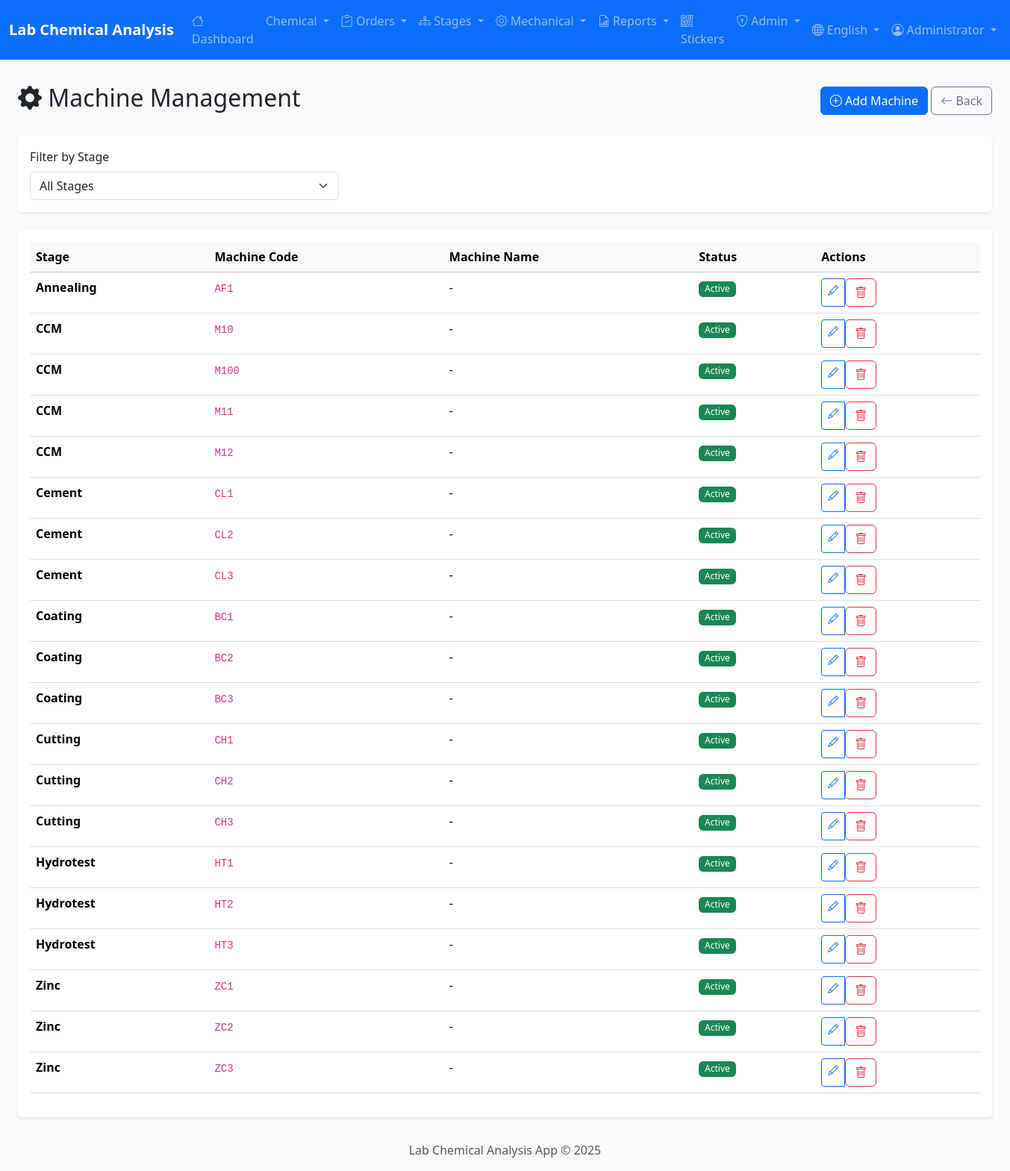
The app's page /admin/machines (signed in) with its own data.
### app/models/user.py (models this page shows, shortened)
class User(UserMixin, db.Model):
    __tablename__ = 'users'
    id = db.Column(db.Integer, primary_key=True)
    username = db.Column(db.String(50), unique=True, nullable=False, index=True)
    password_hash = db.Column(db.String(255), nullable=False)
    full_name = db.Column(db.String(100))
    full_name_ar = db.Column(db.String(100))  # Arabic name
    email = db.Column(db.String(120), unique=True)
    role = db.Column(db.String(20), nullable=False, default='viewer')
    department = db.Column(db.String(50))  # Lab, Production, QC
    is_active = db.Column(db.Boolean, default=True)
    last_login = db.Column(db.DateTime)
    created_at = db.Column(db.DateTime, default=datetime.utcnow)
    updated_at = db.Column(db.DateTime, default=datetime.utcnow, onupdate=datetime.utcnow)
    ROLE_ADMIN = 'admin'
    ROLE_SUPERVISOR = 'supervisor'
    ROLE_OPERATOR = 'operator'
    ROLE_VIEWER = 'viewer'
    ROLES = [ROLE_ADMIN, ROLE_SUPERVISOR, ROLE_OPERATOR, ROLE_VIEWER]
    DEPT_LAB = 'Lab'
    DEPT_PRODUCTION = 'Production'
    DEPT_QC = 'QC'
    DEPT_ADMIN = 'Admin'
    DEPARTMENTS = [DEPT_LAB, DEPT_PRODUCTION, DEPT_QC, DEPT_ADMIN]
    @property
    def is_admin(self):
        return self.role == self.ROLE_ADMIN

### app/models/chemical.py (models this page shows, shortened)
class Machine(db.Model):
    __tablename__ = 'machines'
    id = db.Column(db.Integer, primary_key=True)
    machine_code = db.Column(db.String(20), unique=True, nullable=False)
    machine_name = db.Column(db.String(100))
    stage = db.Column(db.String(50))  # CCM, Annealing, Zinc, etc.
    is_active = db.Column(db.Boolean, default=True)
    pipes = db.relationship('Pipe', back_populates='machine', lazy='dynamic')

### app/routes/admin.py (the view)
@admin_bp.route('/machines')
@login_required
@admin_required
def machines():
    stage_filter = request.args.get('stage', '')
    query = Machine.query
    if stage_filter:
        query = query.filter_by(stage=stage_filter)
    machines_list = query.order_by(
        Machine.stage,
        Machine.machine_code
    ).all()
    stages = db.session.query(Machine.stage).distinct().order_by(Machine.stage).all()
    stages = [s[0] for s in stages if s[0]]
    return render_template('admin/machines.html',
                          machines=machines_list,
                          stages=stages,
                          selected_stage=stage_filter)

### app/__init__.py (called while the page is built)
def get_locale():
    locale = request.cookies.get('locale')
    if locale in ['ar', 'en']:
        return locale
    return request.accept_languages.best_match(['ar', 'en']) or 'en'

### app/routes/admin.py (called while the page is built)
def admin_required(f):
    @wraps(f)
    def decorated_function(*args, **kwargs):
        if not current_user.is_authenticated or not current_user.is_admin:
            flash('Access denied. Admin privileges required.', 'error')
            return redirect(url_for('main.index'))
        return f(*args, **kwargs)
    return decorated_function

### app/templates/admin/machines.html (shortened to what this page needs)
{% extends 'base.html' %}
{% block content %}
<div class="container-fluid">
    <div class="d-flex justify-content-between align-items-center mb-4">
        <h2>
            <i class="bi bi-gear-fill"></i>
            {{ 'إدارة الماكينات' if session.get('lang') == 'ar' else 'Machine Management' }}
        </h2>
        <div>
            <a href="{{ url_for('admin.add_machine') }}" class="btn btn-primary">
                <i class="bi bi-plus-circle"></i>
                {{ 'إضافة ماكينة' if session.get('lang') == 'ar' else 'Add Machine' }}
            </a>
            <a href="{{ url_for('admin.settings') }}" class="btn btn-outline-secondary">
                <i class="bi bi-arrow-left"></i>
                {{ 'رجوع' if session.get('lang') == 'ar' else 'Back' }}
            </a>
        </div>
    </div>
    <div class="card border-0 shadow-sm mb-4">
        <div class="card-body">
            <form method="GET" class="row g-3">
                <div class="col-md-4">
                    <label class="form-label">{{ 'تصفية حسب المرحلة' if session.get('lang') == 'ar' else 'Filter by Stage' }}</label>
                    <select name="stage" class="form-select" onchange="this.form.submit()">
                        <option value="">{{ 'جميع المراحل' if session.get('lang') == 'ar' else 'All Stages' }}</option>
                    </select>
                </div>
            </form>
        </div>
    </div>
    <div class="card border-0 shadow-sm">
        <div class="card-body">
            <div class="table-responsive">
                <table class="table table-hover">
                    <thead class="table-light">
                        <tr>
                            <th>{{ 'المرحلة' if session.get('lang') == 'ar' else 'Stage' }}</th>
                            <th>{{ 'رمز الماكينة' if session.get('lang') == 'ar' else 'Machine Code' }}</th>
                            <th>{{ 'اسم الماكينة' if session.get('lang') == 'ar' else 'Machine Name' }}</th>
                            <th>{{ 'الحالة' if session.get('lang') == 'ar' else 'Status' }}</th>
                            <th>{{ 'إجراءات' if session.get('lang') == 'ar' else 'Actions' }}</th>
                        </tr>
                    </thead>
                    <tbody>
                        {% for machine in machines %}
                        <tr>
                            <td><strong>{{ machine.stage or '-' }}</strong></td>
                            <td><code>{{ machine.machine_code }}</code></td>
                            <td>{{ machine.machine_name or '-' }}</td>
                            <td>
                                {% if machine.is_active %}
                                <span class="badge bg-success">{{ 'نشط' if session.get('lang') == 'ar' else 'Active' }}</span>
                                {% else %}
                                <span class="badge bg-secondary">{{ 'غير نشط' if session.get('lang') == 'ar' else 'Inactive' }}</span>
                                {% endif %}
                            </td>
                            <td>
                                <div class="btn-group btn-group-sm">
                                    <a href="{{ url_for('admin.edit_machine', id=machine.id) }}" class="btn btn-outline-primary">
                                        <i class="bi bi-pencil"></i>
                                    </a>
                                    <form method="POST" action="{{ url_for('admin.delete_machine', id=machine.id) }}"
                                          onsubmit="return confirm('{{ 'هل أنت متأكد من الحذف؟' if session.get('lang') == 'ar' else 'Are you sure you want to delete?' }}');" style="display: inline;">
                                        <button type="submit" class="btn btn-outline-danger">
                                            <i class="bi bi-trash"></i>
                                        </button>
                                    </form>
                                </div>
                            </td>
                        </tr>
                        {% endfor %}
                    </tbody>
                </table>
            </div>
        </div>
    </div>
</div>
{% endblock %}

### app/templates/base.html (shortened to what this page needs)
<!DOCTYPE html>
<html lang="{{ current_locale }}" dir="{{ 'rtl' if current_locale == 'ar' else 'ltr' }}">
<head>
    {% if current_locale == 'ar' %}
    <link href="https://cdn.jsdelivr.net/npm/bootstrap@5.3.2/dist/css/bootstrap.rtl.min.css" rel="stylesheet">
    {% else %}
    <link href="https://cdn.jsdelivr.net/npm/bootstrap@5.3.2/dist/css/bootstrap.min.css" rel="stylesheet">
    {% endif %}
    <link rel="stylesheet" href="https://cdn.jsdelivr.net/npm/bootstrap-icons@1.11.2/font/bootstrap-icons.min.css">
    <link rel="stylesheet" href="{{ url_for('static', filename='css/style.css') }}">
</head>
<body>
    <nav class="navbar navbar-expand-lg navbar-dark bg-primary sticky-top">
        <div class="container-fluid">
            <a class="navbar-brand" href="{{ url_for('main.index') }}">
                {% if current_locale == 'ar' %}
                مختبر التحليل الكيميائي
                {% else %}
                Lab Chemical Analysis
                {% endif %}
            </a>
            <div class="collapse navbar-collapse" id="navbarNav">
                {% if current_user.is_authenticated %}
                <ul class="navbar-nav me-auto">
                    <li class="nav-item">
                        <a class="nav-link" href="{{ url_for('main.index') }}">
                            <i class="bi bi-house"></i>
                            {{ 'الرئيسية' if current_locale == 'ar' else 'Dashboard' }}
                        </a>
                    </li>
                    <li class="nav-item dropdown">
                        <a class="nav-link dropdown-toggle" href="#" data-bs-toggle="dropdown">
                            {{ 'التحليل الكيميائي' if current_locale == 'ar' else 'Chemical' }}
                        </a>
                    </li>
                    <li class="nav-item dropdown">
                        <a class="nav-link dropdown-toggle" href="#" data-bs-toggle="dropdown">
                            <i class="bi bi-clipboard-check"></i>
                            {{ 'أوامر الإنتاج' if current_locale == 'ar' else 'Orders' }}
                        </a>
                    </li>
                    <li class="nav-item dropdown">
                        <a class="nav-link dropdown-toggle" href="#" data-bs-toggle="dropdown">
                            <i class="bi bi-diagram-3"></i>
                            {{ 'مراحل الإنتاج' if current_locale == 'ar' else 'Stages' }}
                        </a>
                    </li>
                    <li class="nav-item dropdown">
                        <a class="nav-link dropdown-toggle" href="#" data-bs-toggle="dropdown">
                            <i class="bi bi-gear"></i>
                            {{ 'الاختبارات الميكانيكية' if current_locale == 'ar' else 'Mechanical' }}
                        </a>
                    </li>
                    <li class="nav-item dropdown">
                        <a class="nav-link dropdown-toggle" href="#" data-bs-toggle="dropdown">
                            <i class="bi bi-file-earmark-bar-graph"></i>
                            {{ 'التقارير' if current_locale == 'ar' else 'Reports' }}
                        </a>
                    </li>
                    <li class="nav-item">
                        <a class="nav-link" href="{{ url_for('stickers.index') }}">
                            <i class="bi bi-qr-code"></i>
                            {{ 'الملصقات' if current_locale == 'ar' else 'Stickers' }}
                        </a>
                    </li>
                    {% if current_user.is_admin %}
                    <li class="nav-item dropdown">
                        <a class="nav-link dropdown-toggle" href="#" data-bs-toggle="dropdown">
                            <i class="bi bi-shield-lock"></i>
                            {{ 'الإدارة' if current_locale == 'ar' else 'Admin' }}
                        </a>
                    </li>
                    {% endif %}
                </ul>
                <ul class="navbar-nav">
                    <li class="nav-item dropdown">
                        <a class="nav-link dropdown-toggle" href="#" data-bs-toggle="dropdown">
                            <i class="bi bi-globe"></i>
                            {{ 'العربية' if current_locale == 'ar' else 'English' }}
                        </a>
                    </li>
                    <li class="nav-item dropdown">
                        <a class="nav-link dropdown-toggle" href="#" data-bs-toggle="dropdown">
                            <i class="bi bi-person-circle"></i>
                            {{ current_user.full_name or current_user.username }}
                        </a>
                    </li>
                </ul>
                {% endif %}
            </div>
        </div>
    </nav>
    <main class="container-fluid py-3">
        {% block content %}{% endblock %}
    </main>
    <footer class="footer mt-auto py-3 bg-light">
        <div class="container text-center">
            <span class="text-muted">
                {{ 'مختبر التحليل الكيميائي' if current_locale == 'ar' else 'Lab Chemical Analysis App' }}
                &copy; 2025
            </span>
        </div>
    </footer>
</body>
</html>

### app/static/css/style.css (style rules this page uses)
body { background-color: #f8f9fa; min-height: 100vh; display: flex; flex-direction: column; }
main { flex: 1; }
.card { transition: box-shadow 0.2s ease-in-out; }
.table th { white-space: nowrap; }
.table-hover tbody tr { cursor: pointer; }
.badge { font-weight: 500; }
.navbar-brand { font-weight: 600; }
.table-responsive { border-radius: 0.375rem; }
footer { margin-top: auto; }

### records on screen
User: full_name "Administrator"
Machine: stage "Annealing", machine_code "AF1", machine_name "-", value "Active"
Machine: stage "CCM", machine_code "M10", machine_name "-", value "Active"
Machine: stage "CCM", machine_code "M100", machine_name "-", value "Active"
Machine: stage "CCM", machine_code "M11", machine_name "-", value "Active"
Machine: stage "CCM", machine_code "M12", machine_name "-", value "Active"
Machine: stage "Cement", machine_code "CL1", machine_name "-", value "Active"
Machine: stage "Cement", machine_code "CL2", machine_name "-", value "Active"
Machine: stage "Cement", machine_code "CL3", machine_name "-", value "Active"
Machine: stage "Coating", machine_code "BC1", machine_name "-", value "Active"
Machine: stage "Coating", machine_code "BC2", machine_name "-", value "Active"
Machine: stage "Coating", machine_code "BC3", machine_name "-", value "Active"
Machine: stage "Cutting", machine_code "CH1", machine_name "-", value "Active"
Machine: stage "Cutting", machine_code "CH2", machine_name "-", value "Active"
Machine: stage "Cutting", machine_code "CH3", machine_name "-", value "Active"
Machine: stage "Hydrotest", machine_code "HT1", machine_name "-", value "Active"
Machine: stage "Hydrotest", machine_code "HT2", machine_name "-", value "Active"
Machine: stage "Hydrotest", machine_code "HT3", machine_name "-", value "Active"
Machine: stage "Zinc", machine_code "ZC1", machine_name "-", value "Active"
Machine: stage "Zinc", machine_code "ZC2", machine_name "-", value "Active"
Machine: stage "Zinc", machine_code "ZC3", machine_name "-", value "Active"

### other values on screen
{{ 'الرئيسية' if current_locale == 'ar' else 'Dashboard' }} "Dashboard"
{{ 'التحليل الكيميائي' if current_locale == 'ar' else 'Chemical' }} "Chemical"
{{ 'أوامر الإنتاج' if current_locale == 'ar' else 'Orders' }} "Orders"
{{ 'مراحل الإنتاج' if current_locale == 'ar' else 'Stages' }} "Stages"
{{ 'الاختبارات الميكانيكية' if current_locale == 'ar' else 'Mechanical' }} "Mechanical"
{{ 'التقارير' if current_locale == 'ar' else 'Reports' }} "Reports"
{{ 'الملصقات' if current_locale == 'ar' else 'Stickers' }} "Stickers"
{{ 'الإدارة' if current_locale == 'ar' else 'Admin' }} "Admin"
{{ 'العربية' if current_locale == 'ar' else 'English' }} "English"
{{ 'إضافة ماكينة' if session.get('lang') == 'ar' else 'Add Machine' }} "Add Machine"
{{ 'رجوع' if session.get('lang') == 'ar' else 'Back' }} "Back"
{{ 'المرحلة' if session.get('lang') == 'ar' else 'Stage' }} "Stage"
{{ 'رمز الماكينة' if session.get('lang') == 'ar' else 'Machine Code' }} "Machine Code"
{{ 'اسم الماكينة' if session.get('lang') == 'ar' else 'Machine Name' }} "Machine Name"
{{ 'الحالة' if session.get('lang') == 'ar' else 'Status' }} "Status"
